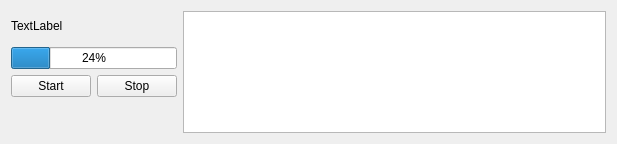
<?xml version="1.0" encoding="UTF-8"?>
<ui version="4.0">
 <class>Frame</class>
 <widget class="QFrame" name="Frame">
  <property name="geometry">
   <rect>
    <x>0</x>
    <y>0</y>
    <width>617</width>
    <height>144</height>
   </rect>
  </property>
  <property name="windowTitle">
   <string>Frame</string>
  </property>
  <layout class="QGridLayout" name="gridLayout">
   <item row="0" column="2" rowspan="4">
    <widget class="QGraphicsView" name="GraphicsView"/>
   </item>
   <item row="0" column="0">
    <widget class="QLabel" name="Label">
     <property name="text">
      <string>TextLabel</string>
     </property>
    </widget>
   </item>
   <item row="1" column="0" colspan="2">
    <widget class="QProgressBar" name="ProgressBar">
     <property name="value">
      <number>24</number>
     </property>
    </widget>
   </item>
   <item row="2" column="1">
    <widget class="QPushButton" name="PushButton_stop">
     <property name="text">
      <string>Stop</string>
     </property>
    </widget>
   </item>
   <item row="2" column="0">
    <widget class="QPushButton" name="PushButton_start">
     <property name="text">
      <string>Start</string>
     </property>
    </widget>
   </item>
  </layout>
 </widget>
 <resources/>
 <connections/>
</ui>
